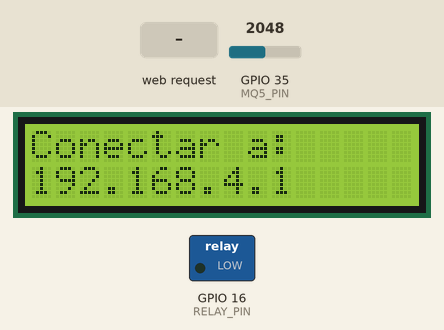
Bench run of a sketch on a simulated ESP32. Parts: 16×2 character LCD, switched loads named in the sketch (green lamp = pin HIGH). The inputs (shaded band) are chosen by the test bench; at power-on: GPIO 35 (MQ5_PIN) = 2048. EEPROM starts erased; what the sketch prints to the serial monitor is not drawn.

Above: at 0.2 s.
5.8 s: GPIO 35 (MQ5_PIN) set to 1064
7.5 s: GPIO 35 (MQ5_PIN) set to 974
At 9.2 s:
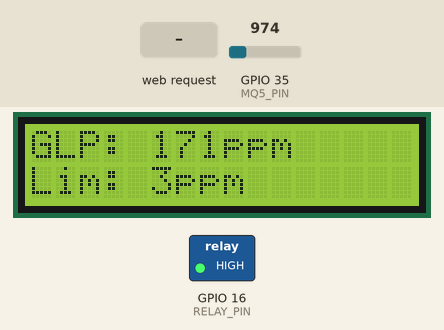
9.5 s: HTTP request GET /set?limit=120 received
At 10.8 s:
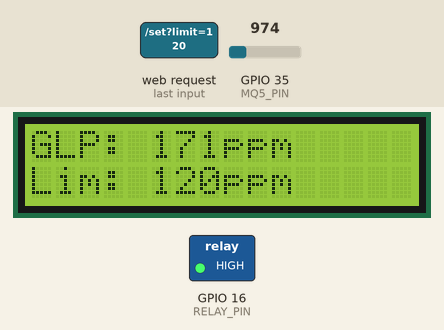
11.5 s: GPIO 35 (MQ5_PIN) set to 491
At 12.3 s:
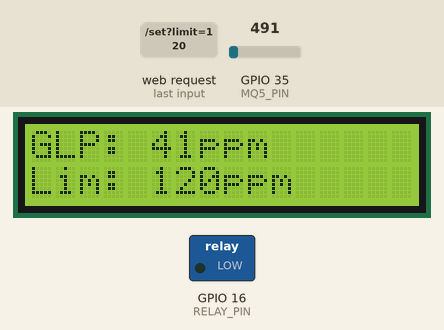
Timing chart, 0 to 14.5 s (numbered marks = the images above; inputs shaded):
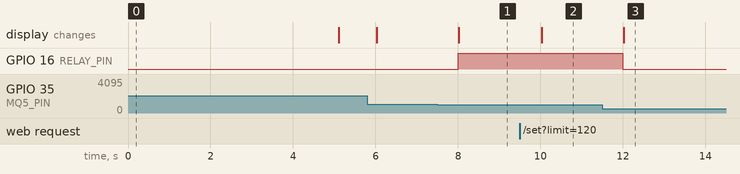

Measured:
- the behaviour switches between 1025 and 1024 on GPIO 35 (MQ5_PIN) (found by bisection; images 0 and 1)
- after the input at 7.5 s, GPIO 16 (RELAY_PIN): LOW → HIGH after 0.50 s; the display: changes after 0.53 s (image 1)
- after the input at 9.5 s, the display: changes after 0.53 s (image 2)
- after the input at 11.5 s, GPIO 16 (RELAY_PIN): HIGH → LOW after 0.50 s; the display: changes after 0.53 s (image 3)

The sketch:

SensorGLP.ino
```cpp
#include <WiFi.h>
#include <WebServer.h>
#include <LiquidCrystal_I2C.h>
#include <EEPROM.h>
#include <math.h>

// Pines
#define MQ5_PIN 35      // Nuevo pin ADC1
#define RELAY_PIN 16

// Divisor de voltaje (R1 = 10k, R2 = 6.8k)
#define MAX_VOLTAGE 3.3

// Constantes del MQ-5
#define RL 10.0  // kΩ
#define R0 9.83  // kΩ en aire limpio (ajustable según calibración)
#define CURVE_A -0.47
#define CURVE_B 1.63

// EEPROM
#define EEPROM_SIZE 4
float gasLimitPPM = 500.0;
float sensorVoltage = 0.0;
float ppmGLP = 0.0;

// LCD
LiquidCrystal_I2C lcd(0x27, 16, 2);

// WiFi Access Point
const char* ssid = "GLPx01";
const char* password = "a1b2c3d4e5";
WebServer server(80);

// Timers
unsigned long lastSensorRead = 0;
unsigned long sensorInterval = 1000;
bool ipShown = false;
unsigned long startMillis = 0;

// ========================= EEPROM =========================
void loadLimit() {
  EEPROM.begin(EEPROM_SIZE);
  EEPROM.get(0, gasLimitPPM);
  if (isnan(gasLimitPPM) || gasLimitPPM < 2 || gasLimitPPM > 10000) {
    Serial.println("[EEPROM] Valor inválido. Usando 500 ppm por defecto.");
    gasLimitPPM = 3.0;
  } else {
    Serial.print("[EEPROM] Límite PPM cargado: ");
    Serial.print(gasLimitPPM);
    Serial.println(" ppm");
  }
}

void saveLimit(float value) {
  gasLimitPPM = value;
  EEPROM.put(0, gasLimitPPM);
  EEPROM.commit();
  Serial.print("[EEPROM] Nuevo límite guardado: ");
  Serial.print(gasLimitPPM);
  Serial.println(" ppm");
}

// ========================= Web Server =========================
void handleRoot() {
  Serial.println("[WEB] Página principal abierta");
  String html = "<html><body><h1>MQ-5 GLP Monitor</h1>";
  html += "<p>Voltaje actual: " + String(sensorVoltage, 2) + " V</p>";
  html += "<p>GLP estimado: " + String(ppmGLP, 0) + " ppm</p>";
  html += "<p>Límite actual: " + String(gasLimitPPM, 0) + " ppm</p>";
  html += "<form action='/set'>";
  html += "<input type='number' step='1' name='limit' min='10' max='10000'>";
  html += "<input type='submit' value='Actualizar'>";
  html += "</form></body></html>";
  server.send(200, "text/html", html);
}

void handleSet() {
  Serial.println("[WEB] Intentando cambiar límite");
  if (server.hasArg("limit")) {
    float newLimit = server.arg("limit").toFloat();
    if (newLimit >= 2 && newLimit <= 10000) {
      saveLimit(newLimit);
      Serial.println("[WEB] Límite actualizado correctamente");
    } else {
      Serial.println("[WEB] Valor fuera de rango (10–10000 ppm)");
    }
  } else {
    Serial.println("[WEB] Argumento 'limit' no encontrado");
  }
  server.sendHeader("Location", "/");
  server.send(303);
}

// ========================= MQ-5 Calculo PPM =========================
float getGLPppm(float voltage) {
  float Rs = (MAX_VOLTAGE - voltage) * RL / voltage;
  float ratio = Rs / R0;
  float ppm_log = CURVE_A * log10(ratio) + CURVE_B;
  float ppm = pow(10, ppm_log);
  return ppm;
}

// ========================= Setup =========================
void setup() {
  Serial.begin(115200);
  Serial.println("========== INICIO ==========");

  pinMode(RELAY_PIN, OUTPUT);
  digitalWrite(RELAY_PIN, LOW);
  pinMode(MQ5_PIN, INPUT);
  Wire.begin(25, 27);
  lcd.init();
  lcd.backlight();
  lcd.setCursor(0, 0);
  lcd.print("Iniciando...");

  loadLimit();

  Serial.print("[WiFi] Iniciando AP: ");
  Serial.println(ssid);
  WiFi.softAP(ssid, password);
  IPAddress IP = WiFi.softAPIP();
  Serial.print("[WiFi] IP local: ");
  Serial.println(IP);

  lcd.clear();
  lcd.setCursor(0, 0);
  lcd.print("Conectar a:");
  lcd.setCursor(0, 1);
  lcd.print(IP);
  startMillis = millis();

  server.on("/", handleRoot);
  server.on("/set", handleSet);
  server.begin();
  Serial.println("[WEB] Servidor iniciado");
}

// ========================= Loop =========================
void loop() {
  server.handleClient();

  unsigned long currentMillis = millis();

  if (!ipShown && currentMillis - startMillis >= 5000) {
    lcd.clear();
    ipShown = true;
    Serial.println("[LCD] IP mostrada por 5s. Limpia pantalla.");
  }

  if (currentMillis - lastSensorRead >= sensorInterval) {
    lastSensorRead = currentMillis;

    int adcValue = analogRead(MQ5_PIN);
    sensorVoltage = (adcValue / 1024.0) * MAX_VOLTAGE;
    ppmGLP = getGLPppm(sensorVoltage);

    Serial.print("[SENSOR] ADC: ");
    Serial.print(adcValue);
    Serial.print(" → Volt: ");
    Serial.print(sensorVoltage, 2);
    Serial.print(" V, GLP: ");
    Serial.print(ppmGLP, 0);
    Serial.println(" ppm");

    if (ppmGLP > gasLimitPPM) {
      digitalWrite(RELAY_PIN, HIGH);
      Serial.println("[RELAY] ACTIVADO");
    } else {
      digitalWrite(RELAY_PIN, LOW);
      Serial.println("[RELAY] Desactivado");
    }

    if (ipShown) {
      lcd.setCursor(0, 0);
      lcd.print("GLP: ");
      lcd.print(ppmGLP, 0);
      lcd.print("ppm   ");

      lcd.setCursor(0, 1);
      lcd.print("Lim: ");
      lcd.print(gasLimitPPM, 0);
      lcd.print("ppm ");
    }
  }
}
```
